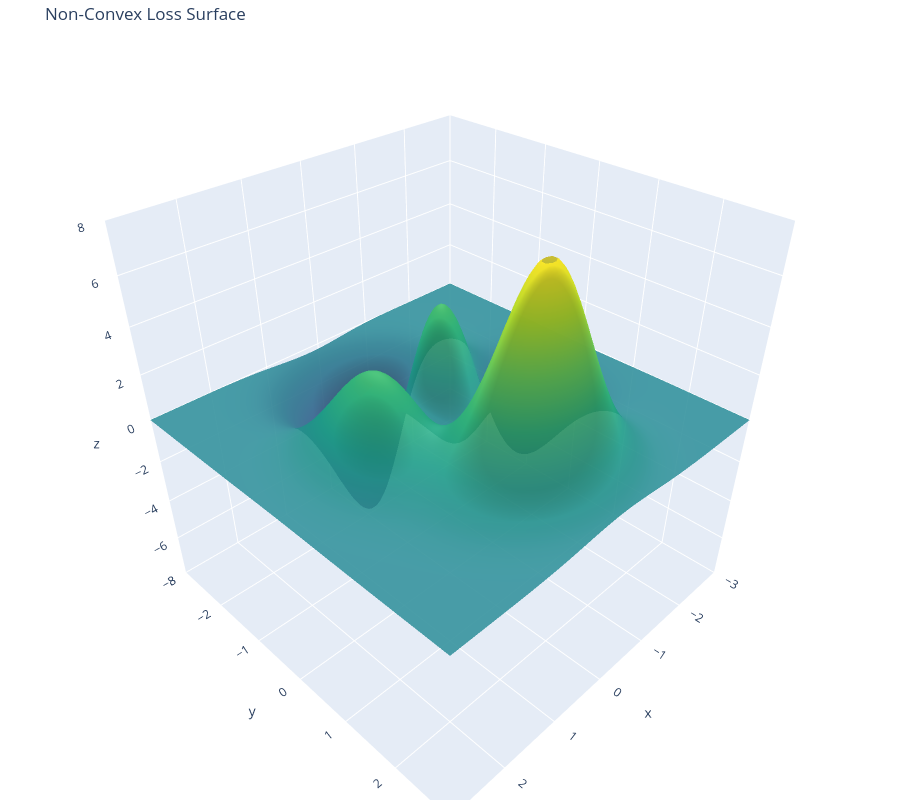

Here is the notebook cell this chart was saved with:
### Markdown cell above
You'll notice it has local minima, global minima, and is very nonconvex. So, we have no choice but to do gradient descent. To start, we create a random guess for $x$ and $y$.  That random guess is visible in the below plot as a red diamond.

### Code cell
# 1. Generate a random initial guess
# We restrict the range slightly to ensuring the point is clearly visible
start_x = np.random.uniform(-2.5, 2.5)
start_y = np.random.uniform(-2.5, 2.5)
start_z = loss_function(start_x, start_y)

print(f"Initial Guess: x={start_x:.4f}, y={start_y:.4f}, Loss={start_z:.4f}")

# 2. Add the point to the existing plot
# This uses the 'fig' object created in the previous cell
fig.add_trace(
    go.Scatter3d(
        x=[start_x],
        y=[start_y],
        z=[start_z],
        mode='markers',
        marker=dict(
            size=8,
            color='red',
            symbol='diamond',
            opacity=1.0
        ),
        name='Initial Guess'
    )
)

# 3. Render the updated figure
fig.show()

### Figure 1 — Plotly figure (JSON) as saved in the notebook; plotly's stock layout.template omitted (floating-point values rounded to 4 significant figures; data arrays with more than 128 entries replaced by an {"elided": "..."} marker saying what was removed)
{"data": [{"colorscale": [[0, "#440154"], [0.1111, "#482878"], [0.2222, "#3e4989"], [0.3333, "#31688e"], [0.4444, "#26828e"], [0.5556, "#1f9e89"], [0.6667, "#35b779"], [0.7778, "#6ece58"], [0.8889, "#b5de2b"], [1, "#fde725"]], "opacity": 0.9, "showscale": false, "type": "surface", "x": {"elided": "100x100 float values"}, "y": {"elided": "100x100 float values"}, "z": {"elided": "100x100 float values"}}, {"marker": {"color": "red", "opacity": 1, "size": 8, "symbol": "diamond"}, "mode": "markers", "name": "Initial Guess", "type": "scatter3d", "x": [-0.32], "y": [-2.37], "z": [-1.73]}], "layout": {"autosize": true, "height": 800, "margin": {"b": 0, "l": 0, "r": 0, "t": 40}, "scene": {"aspectmode": "cube", "xaxis": {"nticks": 10, "range": [-3, 3]}, "yaxis": {"nticks": 10, "range": [-3, 3]}, "zaxis": {"nticks": 10, "range": [-8, 8]}}, "title": {"text": "Non-Convex Loss Surface"}}}
